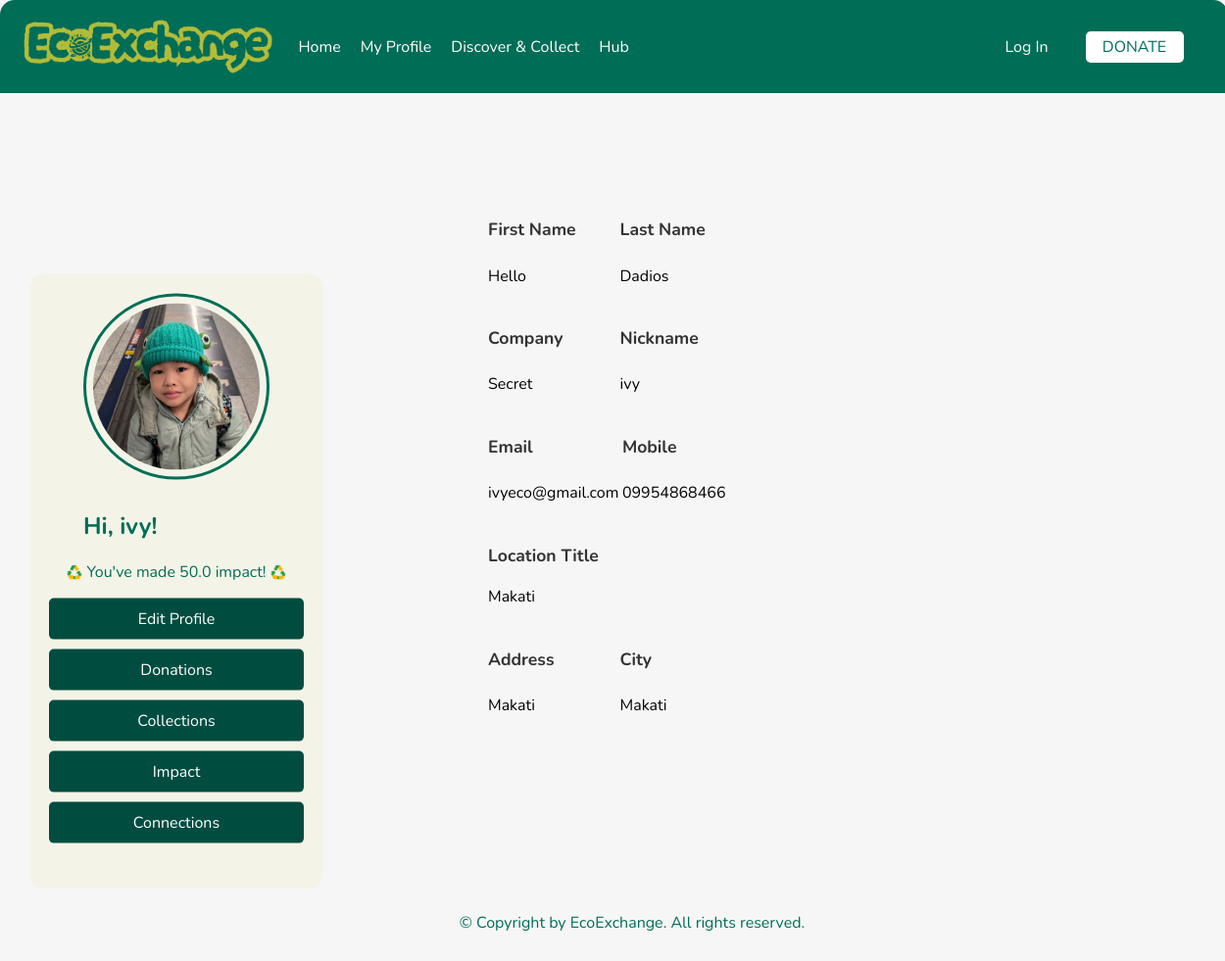
Screenshot of /myprofile (signed in) with the database file from the repository.
### models/user.py (models this page shows, shortened)
class User(db.Model):
    __tablename__ = "users"
    user_id = db.Column(db.Integer, primary_key=True)
    nick_name = db.Column(db.String(25), nullable=True)
    email = db.Column(db.String(256), unique=True, nullable=False)
    password = db.Column(db.String(256), nullable=False)
    fname = db.Column(db.String(25), nullable=False)
    lname = db.Column(db.String(25), nullable=False)
    mobile = db.Column(db.String(15), nullable=False)
    location_title = db.Column(db.String(125), nullable=False)
    address = db.Column(db.String(256), nullable=False)
    city = db.Column(db.String(50), nullable=False)
    company = db.Column(db.String(50), nullable=True)

### app.py (the view)
    @app.route("/myprofile")
    def myprofile():
        success_message = request.args.get("success_message", None)
        error_message = request.args.get("error_message", None)
        if 'user_id' in session:
            user = User.query.get(session['user_id'])
            conn = get_db_connection()
            cursor = conn.cursor()
            cursor.execute("""
                SELECT postings_id, donor_user_id, post_title, quantity, pick_up_location, description, post_status, collector_by_user_id
                FROM postings
            """)
            donations = cursor.fetchall()
            cursor.execute("""
                SELECT COALESCE(SUM(score), 0) AS total_score
                FROM postings
                WHERE donor_user_id = ?
            """, (session["user_id"],))
            total_score = cursor.fetchone()["total_score"]
            cursor.execute("""
                SELECT
                    c.donor_user_id,
                    c.collector_user_id,
                    c.connection_status,
                    u1.fname || ' ' || u1.lname AS donor_name,
                    u2.fname || ' ' || u2.lname AS collector_name
                FROM connections c
                JOIN users u1 ON u1.user_id = c.donor_user_id
                JOIN users u2 ON u2.user_id = c.collector_user_id
                WHERE c.connection_status = 'Active' AND c.donor_user_id = ?
            """, (session["user_id"],))
            connection_rows = cursor.fetchall()
            cursor.execute("""
                SELECT COUNT(*) AS total_connections
                FROM connections
                WHERE donor_user_id = ? OR collector_user_id = ?
            """, (session["user_id"], session["user_id"]))
            total_connections = cursor.fetchone()["total_connections"]
            cursor.execute("""
                SELECT
                    postings_id,
                    post_title,
                    post_date,
                    pick_up_location,
                    score
                FROM postings
                WHERE donor_user_id = ? AND is_deleted = 0
            """, (session['user_id'],))
            impact_rows = cursor.fetchall()
            conn.close()
            requests = [{
                'donor_name': row['donor_name'],
                'collector_name': row['collector_name'],
                'connection_status': row['connection_status']
            } for row in connection_rows]
            impact_donations = []
            total_impact_score = 0
            for row in impact_rows:
                impact_donations.append({
                    'post_title': row['post_title'],
                    'score': row['score'],
                    'post_date': row['post_date'],
                    'pick_up_location': row['pick_up_location']
                })
                total_impact_score += row['score']
            return render_template(
                "myprofile.html",
                user=user,
                donations=donations,
                total_score=total_score,
                requests=requests,  # ✅ this is key!
                impact_donations=impact_donations,
                total_impact_score=total_impact_score,
                total_connections=total_connections
            )
        else:
            return redirect(url_for('login'))

### app.py (called while the page is built)
def get_db_connection():
    conn = sqlite3.connect("instance/ecoexchange.db")
    conn.row_factory = sqlite3.Row
    print("✅ Database connected successfully!")  # Debugging print
    return conn

### templates/myprofile.html (shortened to what this page needs)
<!DOCTYPE html>
<html lang="en">
{% include 'head.html' %}
<body>
{% include 'navbar.html' %}
<div class="container d-flex">
    <aside class="sidebar me-4">
        <div class="profile text-center mb-4">
            <img src="{{ url_for('static', filename='media/profilesample1.jpg') }}" alt="User Profile"
                 class="img-fluid rounded-circle mb-2">
            <h2 id="usergreeting">
                {% if user %}
                Hi, {{ user.nick_name }}!
                {% else %}
                Hi, Guest!
                {% endif %}
            </h2>
        </div>
        <div class="impact-pts text-center mb-3">
                <span>
                    <img src="{{ url_for('static', filename='media/recycle.png') }}" alt="Recycle Icon" class="icon">
                    You've made {{ total_score }} impact!
                    <img src="{{ url_for('static', filename='media/recycle.png') }}" alt="Recycle Icon" class="icon">
                </span>
        </div>
        <ul class="sidebar-menu list-unstyled">
            <li><a href="#" data-content="editprofile">Edit Profile</a></li>
            <li><a href="#" data-content="donations">Donations</a></li>
            <li><a href="#" data-content="collections">Collections</a></li>
            <li><a href="#" data-content="impact">Impact</a></li>
            <li><a href="#" data-content="connections">Connections</a></li>
        </ul>
    </aside>
    <div class="flex-grow-1">
        <div id="editprofile" class="content-section" style="display: none;">{% include 'editprofile.html' %}</div>
        <div id="collections" class="content-section" style="display: none;">{% include 'collections.html' %}</div>
        <div id="connections" class="content-section" style="display: none;">{% include 'connections.html' %}</div>
        <div class="myprofile-details p-4 mt-5 mx-auto bg-light border rounded shadow" style="max-width: 1000px;">
            <div class="row">
                <div class="col-md-6">
                    <label for="fname" class="form-label">First Name</label>
                    <p id="fname" aria-label="First Name">{{ user.fname }}</p>
                </div>
                <div class="col-md-6">
                    <label for="lname" class="form-label">Last Name</label>
                    <p id="lname" aria-label="Last Name">{{ user.lname }}</p>
                </div>
            </div>
            <div class="row">
                <div class="col-md-6">
                    <label for="company" class="form-label">Company</label>
                    <p id="company" aria-label="Company">{{ user.company }}</p>
                </div>
                <div class="col-md-6">
                    <label for="nick_name" class="form-label">Nickname</label>
                    <p id="nick_name" aria-label="Nickname">{{ user.nick_name }}</p>
                </div>
            </div>
            <div class="row">
                <div class="col-md-6">
                    <label for="email" class="form-label">Email</label>
                    <p id="email" aria-label="Email">{{ user.email }}</p>
                </div>
                <div class="col-md-6">
                    <label for="mobile" class="form-label">Mobile</label>
                    <p id="mobile" aria-label="Mobile">{{ user.mobile }}</p>
                </div>
            </div>
            <div class="row">
                <div class="col-md-12">
                    <label for="location_title" class="form-label">Location Title</label>
                    <p id="location_title" aria-label="Location Title">{{ user.location_title }}</p>
                </div>
            </div>
            <div class="row">
                <div class="col-md-6">
                    <label for="address" class="form-label">Address</label>
                    <p id="address" aria-label="Address">{{ user.address }}</p>
                </div>
                <div class="col-md-6">
                    <label for="city" class="form-label">City</label>
                    <p id="city" aria-label="City">{{ user.city }}</p>
                </div>
            </div>
        </div>
    </div>
</div>
{% include 'footer.html' %}
</body>
</html>

### static/styles.css (style rules this page uses)
body { font-family: Arial, sans-serif; margin: 0; padding: 0; text-align: center; padding-bottom: 0px; padding-top: 95px; overflow-x: hidden; height: 100%; min-height: 100vh; display: flex; flex-direction: column; font-family: "Nunito", sans-serif; background-color: #f6f6f6; }
.container { display: flex; justify-content: center; align-items: center; height: 100vh; }
.sidebar { position: absolute; left: 30px; top: 60%; transform: translateY(-50%); width: 260px; color: #006d57; background: #f3f4e7; padding: 20px; display: flex; flex-direction: column; align-items: center; border-radius: 15px; height: fit-content; }
.profile img { width: 170px; height: 170px; border-radius: 50%; object-fit: cover; margin-bottom: 5px; border: 3px solid #006d57; padding: 7px; background-color: #f3f4e7; }
.icon { width: 1em; height: 1em; vertical-align: middle; object-fit: contain; display: inline-block; }
.sidebar-menu { list-style: none; padding: 0; width: 100%; }
.sidebar-menu li { margin-bottom: 10px; text-align: center; }
.sidebar-menu li a { text-decoration: none; color: white; display: block; padding: 10px; font-size: 1rem; border-radius: 5px; background-color: #004d40; }

### static/css/profile.css (style rules this page uses)
html { color-scheme: light dark; }
.row .col-md-6 { display: flex; flex-direction: column; gap: 5px; }
.row { margin-bottom: 20px; display: flex; justify-content: space-between; gap: 20px; }
.form-label { text-align: left; font-weight: bold; font-size: 1.2rem; }
.myprofile-details { text-align: left; margin: 0 auto; padding: 10px; line-height: 1.6; }
.sidebar .profile h2 { text-align: left; margin-left: 0; }
.sidebar { position: absolute; left: 30px; top: 60%; transform: translateY(-50%); width: 260px; color: #006d57; background: #f3f4e7; padding: 20px; display: flex; flex-direction: column; align-items: center; border-radius: 15px; height: fit-content; }
.sidebar-menu { list-style: none; padding: 0; width: 100%; }
.sidebar-menu li { margin-bottom: 10px; text-align: center; }
.sidebar-menu li a { text-decoration: none; color: white; display: block; padding: 10px; font-size: 1rem; border-radius: 5px; background-color: #004d40; }
.row { display: flex; gap: 15px; margin-bottom: 20px; }
.row .col-md-6 { display: flex; flex-direction: column; gap: 5px; width: 48%; }
.form-label { font-size: 1.1rem; font-weight: bold; color: #333; }

### rows the page displays
User: nick_name "ivy", fname "Hello", lname "Dadios", company "Secret", email "ivyeco@gmail.com", mobile "09954868466", location_title "Makati", address "Makati", city "Makati"

### other values shown
{{ total_score }} "50.0"
